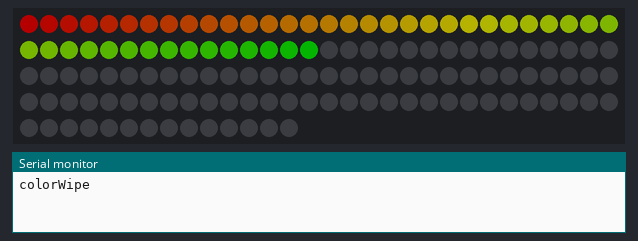
A sketch run on a simulated Arduino Uno, built with avr-gcc and run on an emulated ATmega328P. Parts: 134 RGB LEDs in strip order, left to right, continuing on the next row, the last lines printed to the serial monitor. Dim RGB values are drawn brighter than linear.

Above: at 0.4 s.
At 1.0 s:
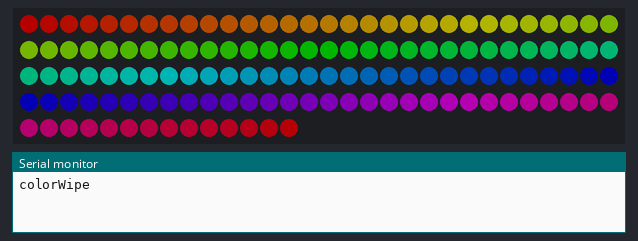
At 3.08 s:
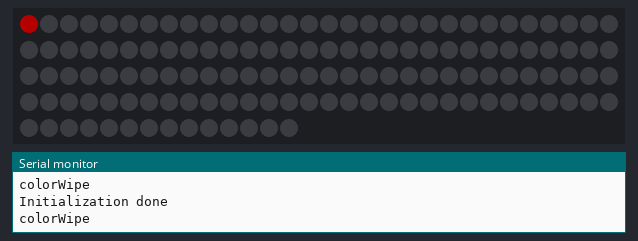
At 3.68 s:
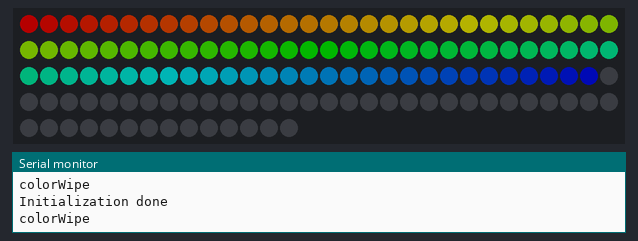

Measured:
- by itself, everything shown: repeats every 2.9 s, in 5 steps
- what the display in image 1 shows lasts 2.0 s, from 0.9 s to 2.9 s

The sketch:

colorwipe.ino
```cpp
// Clock
#include <Wire.h>

#define NEOPIN 6

// Color
#include <NeoPixelBus.h>

#define LED_OFFSET 1
#define LED_ROW 13
#define NR_LEDS 134

NeoPixelBus<NeoGrbFeature, Neo800KbpsMethod> strip(NR_LEDS, NEOPIN);

// ----------------------------------------------------
// Arduino
// ----------------------------------------------------

void setup()
{
  Serial.begin(9600);

  strip.Begin();
  strip.Show(); // Initialize all pixels to 'off'

  // Some example procedures showing how to display to the pixels:
  colorWipe(RgbColor(0, 0, 255), 2); // Red

  // restore_settings();
  Serial.println("Initialization done");
}

// Fill the dots one after the other with a color
void colorWipe(RgbColor c, uint8_t wait) {
  Serial.println("colorWipe");
  HsbColor color(0, 1, 0.25);
  for (uint16_t i = 0; i < strip.PixelCount(); i++) {
    color.H = (float)i / (float)strip.PixelCount();
    strip.SetPixelColor(i, color);
    strip.Show();
    delay(wait);
  }
  delay(1000 * (long)wait);
}

void loop()
{
  strip.ClearTo(RgbColor(0, 0, 0));
  colorWipe(RgbColor(0, 0, 255), 2); // Red
}
```
